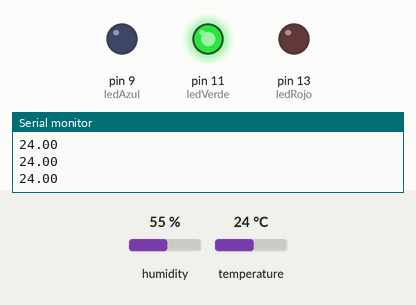
Bench run of a sketch on a simulated Arduino Uno, built with avr-gcc and run on an emulated ATmega328P. Shown: output pins drawn as LEDs (lit = HIGH), the last lines printed to the serial monitor. Dashed ring = blinking. Inputs (shaded band) come from the test bench; at power-on: temperature 24 °C, humidity 55 %.

Above: at 3.8 s.
3.9 s: temperature set to 22 °C
6.7 s: temperature set to 19 °C
At 8.1 s:
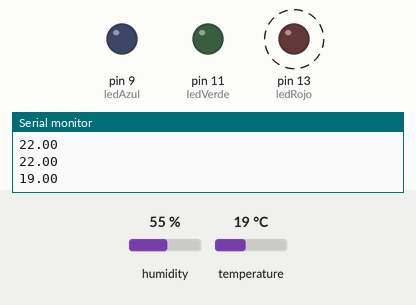
12.9 s: temperature set to 28 °C
At 13.5 s:
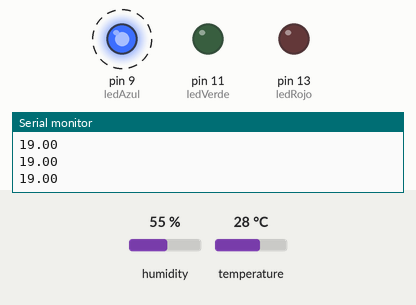
19.1 s: temperature set to 24 °C
At 20.4 s:
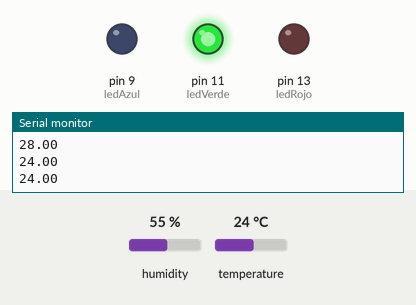
21.9 s: temperature set to 12 °C
At 23.6 s:
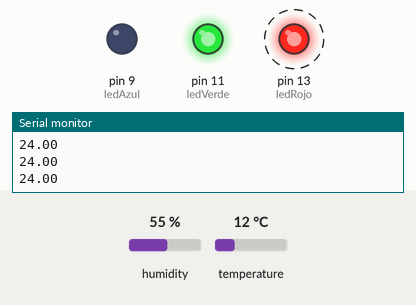
Timing chart, 0 to 29.1 s (numbered marks = the images above; inputs shaded):
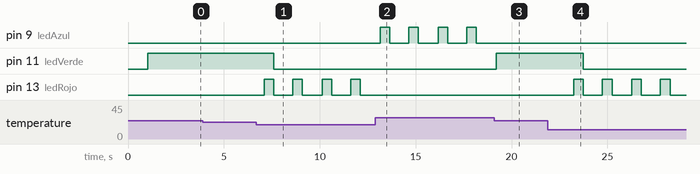

Measured:
- the behaviour switches between 21 and 20 °C on temperature (found by bisection; images 0 and 1)
- the behaviour switches between 26 and 25 °C on temperature (found by bisection; images 2 and 3)
- after the input at 6.7 s, pin 11 (ledVerde): HIGH → LOW after 0.90 s; pin 13 (ledRojo): alternates HIGH for 0.50 s and LOW for 1.0 s, starting after 0.40 s
- after the input at 12.9 s, pin 9 (ledAzul): alternates HIGH for 0.50 s and LOW for 1.0 s, starting after 0.24 s; pin 13 (ledRojo): stops changing and stays LOW
- after the input at 19.1 s, pin 9 (ledAzul): stops changing and stays LOW; pin 11 (ledVerde): LOW → HIGH after 0.09 s
- after the input at 21.9 s, pin 11 (ledVerde): HIGH → LOW after 1.8 s; pin 13 (ledRojo): alternates HIGH for 0.50 s and LOW for 1.0 s, starting after 1.3 s

The sketch:

Ejercicio2.ino
```cpp
#include "DHT.h"
#define DHTPIN A0
#define DHTTYPE DHT11
DHT dht(DHTPIN, DHTTYPE);
const int ledRojo = 13;
const int ledVerde = 11;
const int ledAzul = 9;

void setup() {
    Serial.begin(9600);
    dht.begin();
    pinMode(ledRojo, OUTPUT);
    pinMode(ledVerde, OUTPUT);
    pinMode(ledAzul, OUTPUT);
}

void loop() {
    delay(1000);
    float h = dht.readHumidity();
    float t = dht.readTemperature();
    float f = dht.readTemperature(true);
    if (t < 21.00){
      digitalWrite(ledRojo, HIGH);
      delay(500);
      digitalWrite(ledRojo, LOW);
      digitalWrite(ledVerde, LOW);
      digitalWrite(ledAzul, LOW);
    }
    else if (t > 25.00){
      digitalWrite(ledRojo, LOW);
      digitalWrite(ledVerde, LOW);
      digitalWrite(ledAzul, HIGH);
      delay(500);
      digitalWrite(ledAzul, LOW);
    }else {
      digitalWrite(ledRojo, LOW);
      digitalWrite(ledVerde, HIGH);
      digitalWrite(ledAzul, LOW);
    }

    if (isnan(h) || isnan(t) || isnan(f)) {
    Serial.println("Failed to read from DHT sensor!");
    return;
    }
    Serial.println(t);
}
```
